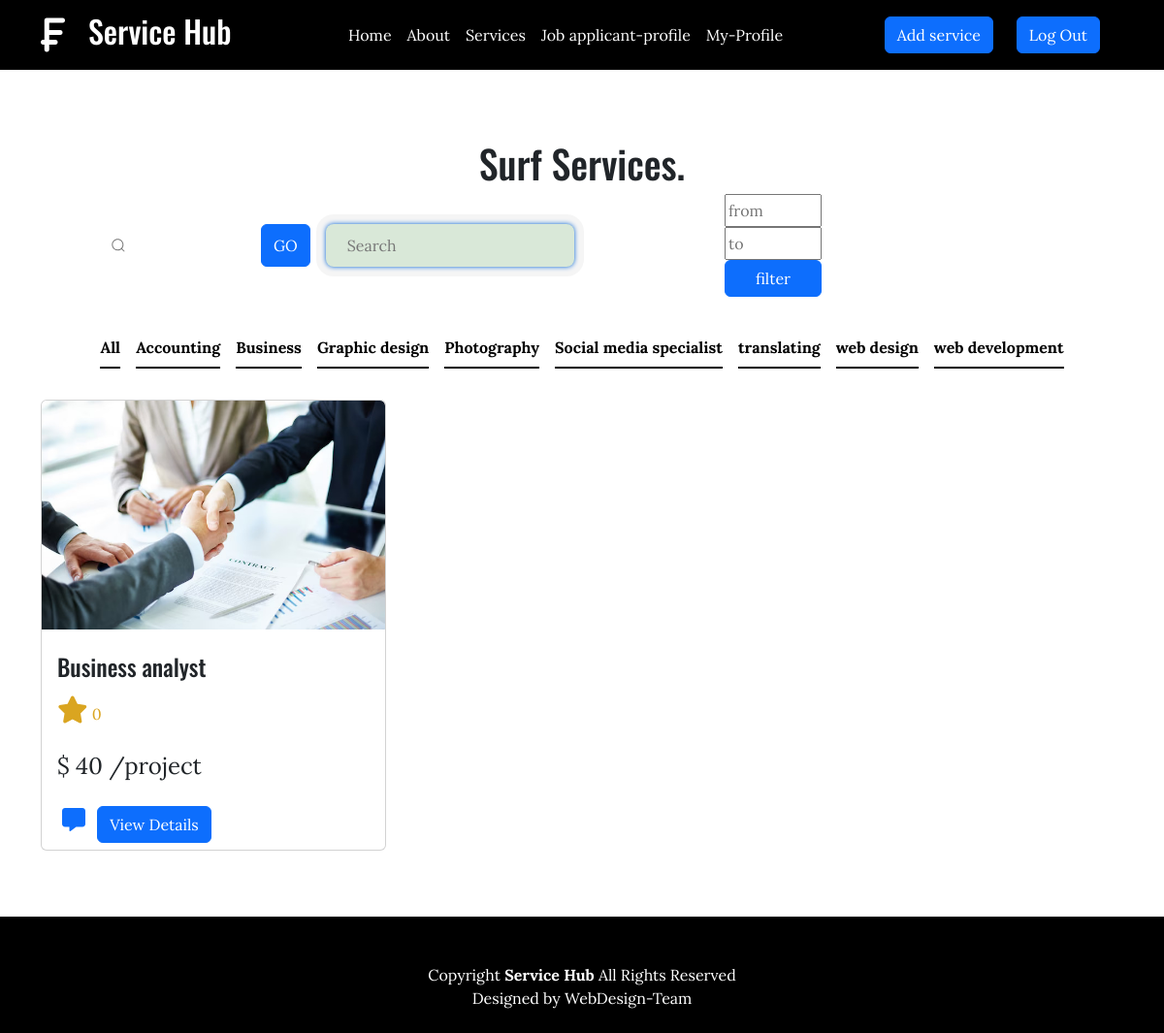
Screenshot of /types.php?view=4 (signed in) with the database file from the repository.
### tables this page shows
CREATE TABLE `types` (
  `type_id` int(11) NOT NULL,
  `type_name` varchar(255) NOT NULL
);

CREATE TABLE `services` (
  `service_id` int(11) NOT NULL,
  `service_name` varchar(255) NOT NULL,
  `description` varchar(255) NOT NULL,
  `price` int(11) NOT NULL,
  `currency` varchar(255) NOT NULL,
  `priceper` varchar(255) NOT NULL,
  `service_type` varchar(255) NOT NULL,
  `location` varchar(255) DEFAULT NULL,
  `image` varchar(1000) NOT NULL,
  `type_id` int(11) DEFAULT NULL,
  `user_id` int(11) NOT NULL
);

### types.php (the view, shortened to what this page needs)
<?php
include 'connection.php';
$select_type = "SELECT * FROM `types`";
$run_select_type = mysqli_query($connect, $select_type);
if(isset($_GET['view'])){
    $type_id = $_GET['view'];
    $services = "SELECT * FROM `user`
    JOIN `services` ON `user`.`user_id` = `services`.`user_id`
    JOIN `types` ON `services`.`type_id` = `types`.`type_id`
    WHERE `types`.`type_id` = $type_id";
    $run_services = mysqli_query($connect, $services);
    $average_rates = array();
$run_search = array();
}
?>
<!DOCTYPE html>
<html lang="en">
  <head>
    <link rel="stylesheet" href="./css/all.min.css" />
    <link rel="stylesheet" href="./css/bootstrap.min.css" />
    <link rel="stylesheet" href="./css/services.css" />
  </head>
  <body>
  <header>
    <?php if(isset($_SESSION['user_id'])){ ?>
    <nav class="navbar navbar-expand-lg navbar-light" data-bs-theme="dark">
      <div class="container">
        <a class="navbar-brand fw-bold d-flex justify-content-center align-items-center gap-4" href="home.html">
          <i class="fa-solid fa-franc-sign fs-1"></i>
          <h2 class="fs-2">Service Hub</h2>
        </a>
        <div class="collapse navbar-collapse" id="collapsibleNavId">
          <ul class="navbar-nav mx-auto mt-2 mt-lg-0">
            <li class="nav-item">
              <a class="nav-link active" href="home.php" aria-current="page">Home </a>
            </li>
            <li class="nav-item">
              <a class="nav-link" href="about.php">About</a>
            </li>
            <li class="nav-item">
              <a class="nav-link" href="services.php">Services</a>
            </li>
            <li class="nav-item">
              <a class="nav-link" href="profiles1.php">Job applicant-profile</a>
            </li>
            <li class="nav-item">
              <a class="nav-link" href="myprofile.php">My-Profile</a>
            </li>
          </ul>
          <a href="add-services.php" class="btn btn-primary mr-md-4 d-block d-md-inline " id="service-navBtn" >Add service</a>
          <a href="logout.php?id=logout" class="btn btn-primary  mx-md-4 d-block d-md-inline " >Log Out</a>
        </div>
      </div>
    </nav>
          <?php } ?>
  </header>
  <section id="services" class="services">
    <div class="container py-5">
      <div class="title pt-4">
        <h2 class="text-center main-title h1">Surf Services.</h2>
      </div>
      <div class="group m-auto mb-3">
        <form method="POST" class="d-flex">
          <button type="submit" class="submitbtn btn btn-primary mx-3" name="search_btn">GO</button>
        <input placeholder="Search" type="search" class="input" name="text">
        </form>
          <?php include 'filteration.php';?>
      </div>
        <ul
          class="nav nav-underline mb-3 py-3 d-flex justify-content-center"
          id="pills-tab"
          role="tablist"
        >
          <li class="nav-item" role="presentation">
            <a href="services.php">
              <button
                class="nav-link active"
                id="pills-All-tab"
                data-bs-toggle="pill"
                data-bs-target="#pills-All"
                type="button"
                role="tab"
                aria-controls="pills-All"
                aria-selected="true"
              >
                All
              </button>
            </a>
          </li>
          <?php foreach($run_select_type as $rows){ ?>
          <li class="nav-item" role="presentation">
            <a href="types.php?view=<?php echo $rows['type_id']; ?>">
              <button
                class="nav-link active"
                id="pills-All-tab"
                data-bs-toggle="pill"
                data-bs-target="#pills-All"
                type="button"
                role="tab"
                aria-controls="pills-All"
                aria-selected="true"
              >
              <?php echo $rows['type_name']; ?>
              </button>
            </a>
          </li>
          <?php } ?>
        </ul>
        <div class="tab-content" id="pills-tabContent">
          <div
            class="tab-pane fade show active"
            id="pills-All"
            role="tabpanel"
            aria-labelledby="pills-All-tab"
            tabindex="0"
            >
            <div class="row g-4">
            <?php if(isset($_POST['search_btn'])) { ?>
         <?php foreach($run_search as $row){?>
          <div class="col-sm-12 col-md-6 col-lg-4">
                <div class="inner">
                  <div class="card">
                    <div class="card-image">
                      <img
                        class="card-img-top"
                        src="./imgs/<?php echo $row['simg']; ?>"
                        alt="Title"
                      />
                    </div>
                    <div class="box">
                      <div class="card-body fs-6">
                        <h4 class="card-title pt-2"><?php echo $row['service_name']; ?></h4>
                        <div class="icons d-flex py-2">
                          <span>  <i class="fa-solid fa-star fs-3"></i> <?php
        $average_rate = isset($average_rates[$row['service_id']]) ? $average_rates[$row['service_id']] : 0;
        ?>
         <?php echo $average_rate; ?></p></span>
                        </div>
                        <p class="card-text">
                          <span class="card-span fs-4"><?php echo $row['currency']; ?> <?php echo $row['price']; ?> <?php echo $row['priceper']; ?> </span>
                        </p>
                      </div>
                      <div class="btn">
            <a href="mailto:<?php echo $row['user_email']; ?>?icon<?php echo $row['user_email']; ?>" class="px-2">
                <span><i class="fa-solid fa-message fa-beat fs-4"></i></span>
            </a>
            <a href="services-details.php?details=<?php echo $row['service_id']; ?>" class="btn btn-primary">View Details</a>
        </div>
                    </div>
                  </div>
                </div>
              </div>
         <?php }  } else {  foreach ($run_services as $value) { ?>
              <div class="col-sm-12 col-md-6 col-lg-4">
                <div class="inner">
                  <div class="card">
                    <div class="card-image">
                      <img
                        class="card-img-top"
                        src="./imgs/<?php echo $value['image']; ?>"
                        alt="Title"
                      />
                    </div>
                    <div class="box">
                      <div class="card-body fs-6">
                        <h4 class="card-title pt-2"><?php echo $value['service_name']; ?></h4>
                        <div class="icons d-flex py-2">
                          <span>  <i class="fa-solid fa-star fs-3"></i> <?php
        $average_rate = isset($average_rates[$value['service_id']]) ? $average_rates[$value['service_id']] : 0;
        ?>
         <?php echo $average_rate; ?></p></span>
                        </div>
                        <p class="card-text">
                          <span class="card-span fs-4"><?php echo $value['currency']; ?> <?php echo $value['price']; ?> <?php echo $value['priceper']; ?> </span>
                        </p>
                      </div>
                      <div class="btn">
            <a href="mailto:<?php echo $value['user_email']; ?>?icon<?php echo $value['user_email']; ?>" class="px-2">
                <span><i class="fa-solid fa-message fa-beat fs-4"></i></span>
            </a>
            <a href="services-details.php?details=<?php echo $value['service_id']; ?>" class="btn btn-primary">View Details</a>
        </div>
                    </div>
                  </div>
                </div>
              </div>
              <?php } ?>
              <?php } ?>
            </div>
          </div>
        </div>
        </div>
    </section>
    <footer>
      <p class="text-center pt-5">
        <span> <i class="bi bi-c-circle"></i> </span> Copyright
        <strong>Service Hub</strong>
        All Rights Reserved <br />
        Designed by <a href="#">WebDesign-Team</a>
      </p>
    </footer>
  </body>
</html>

### filteration.php (shortened to what this page needs)
<html>
<head>
       <link rel="stylesheet" href="./css/all.min.css" />
<link rel="stylesheet" href="./css/bootstrap.min.css" />
<link rel="stylesheet" href="./css/services.css" />
</head>
<body>
    <form method="POST" class="filterform">
        <input placeholder='from' type="text" class='w-50' name="minimum_price" value="<?php if(isset($_POST['minimum_price'])){echo $_POST['minimum_price'];} ?>">
        <input placeholder='to' type="text" class='w-50' name="maximum_price" value="<?php if(isset($_POST['maximum_price'])){echo $_POST['maximum_price'];}?>">
        <button class="btn btn-primary w-50" name="filter"type="submit">filter</button>
    </form>
</body>
</html>

### css/services.css (style rules this page uses)
h1, h2, h3, h4, h5, h6 { font-family: "Oswald", sans-serif; }
body { font-family: "Lora", serif; }
:root { --main-color: #4c9df2; --nav-bar-color: #000; --btn-color: #0078ff; --footer-color: #0062d3; }
a { text-decoration: none; }
.navbar { background-color: var(--nav-bar-color); }
.nav-link { color: #fff !important; position: relative; }
.navbar-brand { color: #fff !important; }
header nav .nav-link::after { content: ""; width: 0%; height: 1.5px; background-color: #fff !important; position: absolute; bottom: -3px; left: 0; transition: 0.3s ease-in-out; }
.group { display: flex; justify-content: space-evenly; line-height: 28px; align-items: center; position: relative; width: 90%; margin-top: 20px; }
.input { height: 40px; line-height: 28px; width: 100%; padding: 20px 20px; border: 2px solid transparent; border-radius: 8px; outline: none; background-color: #D9E8D8; color: #0d0c22; box-shadow: 0 0 5px #0062d3, 0 0 0 10px #f5f5f5eb; transition: .3s ease; }
.input::placeholder { color: #777; }
.filterform { display: flex; flex-direction: column; width: 200px; }
.icon { position: absolute; left: 1rem; fill: #777; width: 1rem; height: 1rem; }
section#services .card { overflow: hidden; }
section#services .card img { transition: 0.3s ease-in-out; cursor: pointer; }
.nav-underline .nav-link.active { color: #000 !important; }
.nav-underline .nav-link { color: #000 !important; font-weight: 500; }
.icons span { color: goldenrod; }
footer { min-height: 15vh; background-color: #000; color: #fff; position: relative; top: 20px; width: 100%; padding-bottom: 5px; bottom: 0; }
footer a { color: #fff; }

### rows the page displays
types: type_name "Accounting"
types: type_name "Business"
types: type_name "Graphic design"
types: type_name "Photography"
types: type_name "Social media specialist"
types: type_name "translating"
types: type_name "web design"
types: type_name "web development"
services: image (picture), service_name "Business analyst", service_id "0", currency "$", price "40", priceper "/project"
